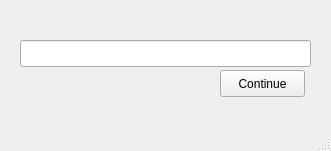
<?xml version="1.0" encoding="UTF-8"?>
<ui version="4.0">
 <class>NewProjectWindow</class>
 <widget class="QMainWindow" name="NewProjectWindow">
  <property name="geometry">
   <rect>
    <x>0</x>
    <y>0</y>
    <width>331</width>
    <height>151</height>
   </rect>
  </property>
  <property name="windowTitle">
   <string>MainWindow</string>
  </property>
  <widget class="QWidget" name="centralwidget">
   <widget class="QLineEdit" name="lineEdit">
    <property name="geometry">
     <rect>
      <x>20</x>
      <y>40</y>
      <width>291</width>
      <height>27</height>
     </rect>
    </property>
   </widget>
   <widget class="QPushButton" name="pushButton">
    <property name="geometry">
     <rect>
      <x>220</x>
      <y>70</y>
      <width>85</width>
      <height>27</height>
     </rect>
    </property>
    <property name="text">
     <string>Continue</string>
    </property>
   </widget>
  </widget>
  <widget class="QStatusBar" name="statusbar"/>
  <widget class="QMenuBar" name="menubar">
   <property name="geometry">
    <rect>
     <x>0</x>
     <y>0</y>
     <width>331</width>
     <height>27</height>
    </rect>
   </property>
  </widget>
 </widget>
 <resources/>
 <connections/>
</ui>
